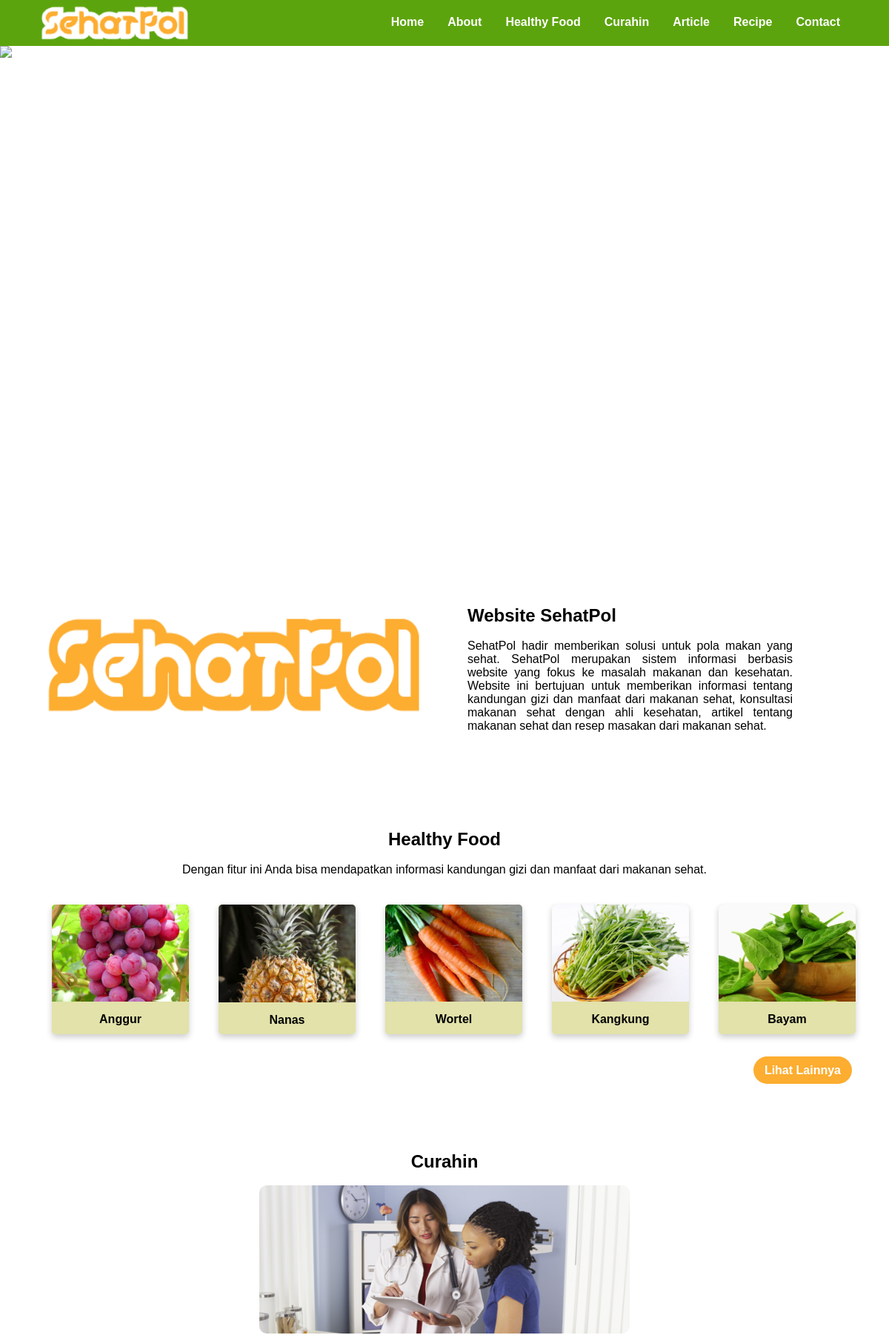
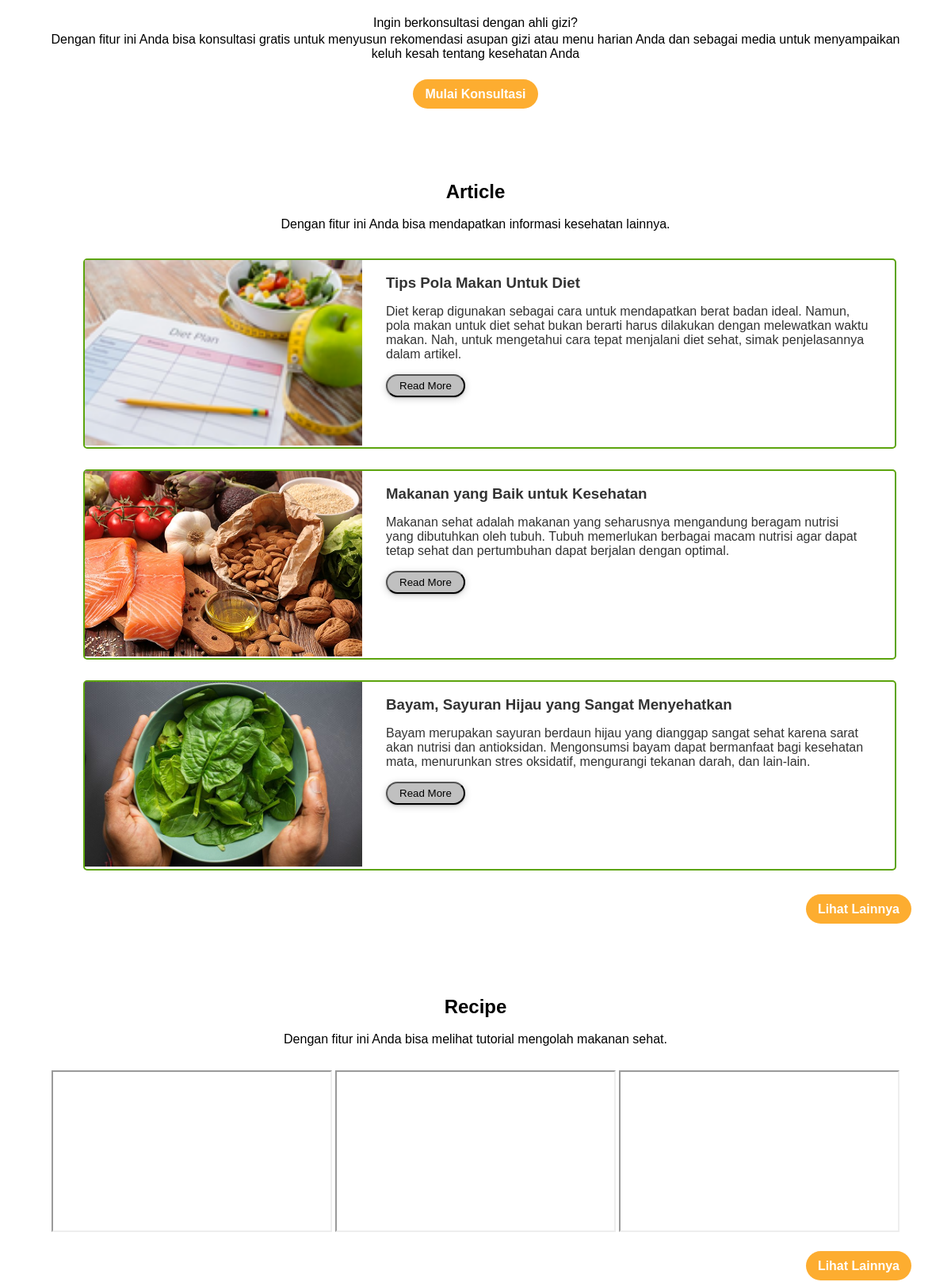
The app's page /user/index.php (upper part) with its own data (2 pictures, top to bottom).
### tables this page shows
CREATE TABLE `makanan` (
  `KodeM` int(10) NOT NULL,
  `Nama` varchar(50) NOT NULL,
  `Gambar` varchar(100) NOT NULL
);

CREATE TABLE `artikel` (
  `idA` int(10) NOT NULL,
  `idAdmin` int(10) NOT NULL,
  `Judul` varchar(100) NOT NULL,
  `Gambar` varchar(100) NOT NULL,
  `Tgl` date NOT NULL,
  `Penulis` varchar(50) NOT NULL,
  `Deskripsi` varchar(2000) NOT NULL
);

CREATE TABLE `resep` (
  `idR` int(10) NOT NULL,
  `Judul` varchar(50) NOT NULL,
  `Link` varchar(50) NOT NULL
);

### user/index.php (the view, shortened to what this page needs)
<!DOCTYPE html>
<html lang="en">
<head>
    <link rel="stylesheet" href="asset/css/style.css">
</head>
<body>
    <header>
        <nav>
            <div class="wrapper">
                <div class="logo">
                    <a href="index.php">
                        <img src="asset/img/sehatpol-logo.png" style="width: 210px; height: 60px;">
                    </a>
                </div>
                <div class="menu">
                    <ul>
                        <li><a href="#">Home</a></li>
                        <li><a href="#about">About</a></li>
                        <li><a href="#healthyfood">Healthy Food</a></li>
                        <li><a href="#curahin">Curahin</a></li>
                        <li><a href="#article">Article</a></li>
                        <li><a href="#recipe">Recipe</a></li>
                        <li><a href="#contact">Contact</a></li>
                    </ul>
                </div>
            </div>
        </nav>
    </header>
    <main>
        <div class="myslide">
            <img src="asset/img/slide.jpg" style="width: 100%; height: 100%x;">
        </div>
        <a class="prev" onclick="plusSlides(-1)">&#10094;</a>
        <a class="next" onclick="plusSlides(1)">&#10095;</a>
        <div class="wrapper">
            <section id="about" class="colom" style="margin-top: 20px; margin-bottom: 50px;">
                <img src="asset/img/sehatpol.png" style="width: 531px; height: 168px; margin-top: 80px">
                <div class="text">
                    <h2>Website SehatPol</h2>
                    <br>
                    <p align="justify">SehatPol hadir memberikan solusi untuk pola makan yang sehat. SehatPol merupakan sistem informasi berbasis website yang fokus ke masalah makanan dan kesehatan. Website ini bertujuan untuk memberikan informasi tentang kandungan gizi dan manfaat dari makanan sehat, konsultasi makanan sehat dengan ahli kesehatan, artikel tentang makanan sehat dan resep masakan dari makanan sehat.</p>
                </div>
            </section>
        </div>
        <div class="wrapper">
            <section id="healthyfood" style="margin-top: 20px; margin-bottom: 20px;">
                <h2 align="center">Healthy Food</h2>
                <br>
                <p align="center">Dengan fitur ini Anda bisa mendapatkan informasi kandungan gizi dan manfaat dari makanan sehat.</p><br>
                <?php $i=0; ?>
                <?php
                    include"koneksi.php";
                    $query = "SELECT * FROM makanan limit 5";
                    $result = mysqli_query($conn, $query);
                    while($data = mysqli_fetch_array($result)) {
                ?>
                <?php if ($i%5==0) { ?>
                <div class="colom">
                <?php } ?>
                    <a href="detailfood.php?KodeM=<?=$data['KodeM']?>">
                        <form method="post" style="margin: 20px;">
                            <div class="card" style="width: 185px; height: 175px;">
                                <div style="border-radius: 5px;">
                                    <img align="center" src="asset/img/makanan/<?php echo $data['Gambar'];?>" style="width: 100%; height: 100%; border-top-left-radius: 5px; border-top-right-radius: 5px;">
                                </div>
                                <div class="container">
                                    <center><h4><?php echo $data["Nama"]; ?></h4></center>
                                </div>
                            </div>
                        </form>
                    </a>
                    <?php $i++; ?>
                    <?php if($i%5==0) {  ?>
                </div>
                    <?php } ?>
                <?php } ?>
            </section>
            <p align="right"><a href="healthyfood.php" class="btn">Lihat Lainnya</a></p>
        </div>
        <div class="wrapper">
            <section id="curahin" style="margin-top: 100px; margin-bottom: 50px;">
                <h2 align="center">Curahin</h2><br>
                <center><img src="asset/img/konsultasi.png" style="width: 500px; height: 200px; border-radius: 10px;"></center>
                <br>
                <p align="center">Ingin berkonsultasi dengan ahli gizi?</p>
                <p align="center" style="padding: 3px 0px 15px 0px;">Dengan fitur ini Anda bisa konsultasi gratis untuk menyusun rekomendasi asupan gizi atau menu harian Anda dan sebagai media untuk menyampaikan keluh kesah tentang kesehatan Anda</p><br>
                <p align="center"><a href="curahin.php" class="btn">Mulai Konsultasi</a></p>
            </section>
        </div>
        <div class="wrapper">
            <section id="article" style="margin-top: 100px; margin-bottom: 50px;">
                <h2 align="center">Article</h2>
                <br>
                <p align="center">Dengan fitur ini Anda bisa mendapatkan informasi kesehatan lainnya.</p>
                <br>
                <?php
                    include"koneksi.php";
                    $query = "SELECT * FROM artikel LIMIT 3";
                    $result = mysqli_query($conn, $query);
                    while($data = mysqli_fetch_array($result)) {
                ?>
                <form method="post">
                <div class="content">
                    <div class="border">
                        <img src="asset/img/artikel/<?php echo $data['Gambar'];?>" align="left">
                        <div class="con"><br>
                            <h3><?php echo $data['Judul'];?></h3>
                            <p><?php echo $data['Deskripsi'];?></p>
                            <a href="detailarticle.php?idA=<?=$data['idA']?>"><button class="btn1">Read More</button></a>
                        </div>
                    </div>
                </div>
                </form>
                <?php } ?>
                <p align="right" style="margin-top: 30px;"><a href="article.php" class="btn">Lihat Lainnya</a></p>
            </section>
        </div>
        <div class="wrapper">
            <section id="recipe" style="margin-top: 100px; margin-bottom: 100px;">
                <h2 align="center">Recipe</h2>
                <br>
                <p align="center">Dengan fitur ini Anda bisa melihat tutorial mengolah makanan sehat.</p>
                <?php $i=0; ?>
                <?php
                    include"koneksi.php";
                    $query = "SELECT * FROM resep LIMIT 3";
                    $result = mysqli_query($conn, $query);
                    while($data = mysqli_fetch_assoc($result)) {
                ?>
                <?php if ($i%3==0) { ?>
                <center><div class="colom2">
                <?php } ?>
                    <iframe width="350" height="200" src="https://www.youtube.com/embed/<?php echo $data["Link"]; ?>?autoplay=1&autohide=1&controls=1&showinfo=0&modestbranding=1&rel=0">
                    </iframe>
                <?php $i++; ?>
                    <?php if($i%3==0) {  ?>
                </div>
                    <?php } ?>
                <?php } ?>
                </center>
                <p align="right" style="margin-top: 30px;"><a href="recipe.php" class="btn">Lihat Lainnya</a></p>
            </section>
        </div>
    </main>
</body>
</html>

### user/asset/css/style.css (style rules this page uses)
* { text-decoration: none; margin: 0px; padding: 0px; }
body { margin: 0px; padding: 0px; font-family: 'Poppins', sans-serif; }
.wrapper { width: 1100px; margin: auto; position: relative; }
.logo img { float: left; margin-top: 2px; }
.menu { float: right; }
nav { width: 100%; margin: auto; display: flex; line-height: 60px; position: sticky; position: -webkit-sticky; top: 0; background: #5ca40d; }
nav ul { list-style: none; margin: 0; padding: 0; overflow: hidden; }
nav ul li { float: left; }
nav ul li a { color: #ffffff; font-weight: bold; text-align: center; padding: 0px 16px 0px 16px; text-decoration: none; }
.myslide { height: 655px; display: none; overflow: hidden; }
.prev, .next { position: absolute; top: 50%; font-size: 50px; padding: 15px; cursor: pointer; color: #fff; user-select: none; }
.next { right: 0; }
.colom { margin: auto; display: flex; }
.colom2 { display: inline-block; vertical-align: top; margin: 30px 0 0 0; }
.text { margin-top: 80px; margin-bottom: 80px; margin-left: 50px; margin-right: 80px; }
.card { box-shadow: 0 4px 8px 0 rgba(0,0,0,0.2); transition: 0.3s; width: 100%; border-radius: 5px; background: #E2E2AA; }
.container { padding: 15px 5px 15px 5px; }
.container h4 { color: #000000; }
a.btn { background: #fdad30; border-radius: 20px; margin-top: 100px; padding: 10px 15px 10px 15px; color: #ffffff; cursor: pointer; font-weight: bold; }
.content { width: 90%; margin: auto; height: 250px; background: #fff; color: #333; }
.border { border: 2px solid rgb(92, 164, 13); margin-top: 1pc; padding-bottom: 1pc; padding-right: 2pc; height: 220px; width: 100%; border-radius: 5px; }
.con { margin-left: 380px; }
img { width: 350px; }
.btn1 { background-color: rgb(192,192,192); width: 100px; padding: 5px; border-radius: 20px; cursor: pointer; box-shadow: 0 1px 2px 0 rgba(0, 0, 0, 0.2), 0 2px 10px 0 rgba(0, 0, 0, 0.19); margin-top: 1pc; }
h3 { margin-bottom: 1pc; }

### records on screen
makanan: Gambar (picture), Nama "Anggur"
makanan: Gambar (picture), Nama "Nanas"
makanan: Gambar (picture), Nama "Wortel"
makanan: Gambar (picture), Nama "Kangkung"
makanan: Gambar (picture), Nama "Bayam"
artikel: Gambar (picture), Judul "Tips Pola Makan Untuk Diet", Deskripsi "Diet kerap digunakan sebagai cara untuk mendapatkan berat badan ideal. Namun, pola makan untuk diet sehat bukan berarti harus dilakukan dengan melewatkan waktu makan. Nah, untuk mengetahui cara tepat menjalani diet sehat, simak penjelasannya dalam artikel."
artikel: Gambar (picture), Judul "Makanan yang Baik untuk Kesehatan", Deskripsi "Makanan sehat adalah makanan yang seharusnya mengandung beragam nutrisi yang dibutuhkan oleh tubuh. Tubuh memerlukan berbagai macam nutrisi agar dapat tetap sehat dan pertumbuhan dapat berjalan dengan optimal."
artikel: Gambar (picture), Judul "Bayam, Sayuran Hijau yang Sangat Menyehatkan", Deskripsi "Bayam merupakan sayuran berdaun hijau yang dianggap sangat sehat karena sarat akan nutrisi dan antioksidan. Mengonsumsi bayam dapat bermanfaat bagi kesehatan mata, menurunkan stres oksidatif, mengurangi tekanan darah, dan lain-lain."
